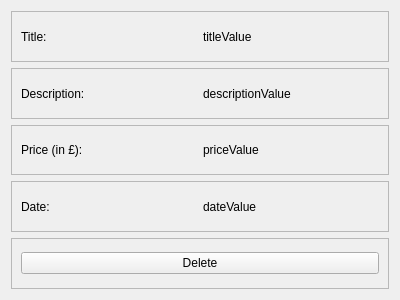
<?xml version="1.0" encoding="UTF-8"?>
<ui version="4.0">
 <class>FinanceSingleFrame</class>
 <widget class="QWidget" name="FinanceSingleFrame">
  <property name="geometry">
   <rect>
    <x>0</x>
    <y>0</y>
    <width>400</width>
    <height>300</height>
   </rect>
  </property>
  <property name="windowTitle">
   <string>Form</string>
  </property>
  <layout class="QVBoxLayout" name="verticalLayout">
   <item>
    <widget class="QFrame" name="FirstLine">
     <property name="frameShape">
      <enum>QFrame::StyledPanel</enum>
     </property>
     <property name="frameShadow">
      <enum>QFrame::Raised</enum>
     </property>
     <layout class="QHBoxLayout" name="horizontalLayout">
      <item>
       <widget class="QLabel" name="TitleLabel">
        <property name="text">
         <string>Title:</string>
        </property>
       </widget>
      </item>
      <item>
       <widget class="QLabel" name="TitleValue">
        <property name="text">
         <string>titleValue</string>
        </property>
       </widget>
      </item>
     </layout>
    </widget>
   </item>
   <item>
    <widget class="QFrame" name="SecondLine">
     <property name="frameShape">
      <enum>QFrame::StyledPanel</enum>
     </property>
     <property name="frameShadow">
      <enum>QFrame::Raised</enum>
     </property>
     <layout class="QHBoxLayout" name="horizontalLayout_4">
      <item>
       <widget class="QLabel" name="DescriptionLabel">
        <property name="text">
         <string>Description:</string>
        </property>
       </widget>
      </item>
      <item>
       <widget class="QLabel" name="DescriptionValue">
        <property name="text">
         <string>descriptionValue</string>
        </property>
       </widget>
      </item>
     </layout>
    </widget>
   </item>
   <item>
    <widget class="QFrame" name="ThirdLine">
     <property name="frameShape">
      <enum>QFrame::StyledPanel</enum>
     </property>
     <property name="frameShadow">
      <enum>QFrame::Raised</enum>
     </property>
     <layout class="QHBoxLayout" name="horizontalLayout_3">
      <item>
       <widget class="QLabel" name="PriceLabel">
        <property name="text">
         <string>Price (in £):</string>
        </property>
       </widget>
      </item>
      <item>
       <widget class="QLabel" name="PriceValue">
        <property name="text">
         <string>priceValue</string>
        </property>
       </widget>
      </item>
     </layout>
    </widget>
   </item>
   <item>
    <widget class="QFrame" name="FourthLine">
     <property name="frameShape">
      <enum>QFrame::StyledPanel</enum>
     </property>
     <property name="frameShadow">
      <enum>QFrame::Raised</enum>
     </property>
     <layout class="QHBoxLayout" name="horizontalLayout_2">
      <item>
       <widget class="QLabel" name="DateLabel">
        <property name="text">
         <string>Date:</string>
        </property>
       </widget>
      </item>
      <item>
       <widget class="QLabel" name="DateValue">
        <property name="text">
         <string>dateValue</string>
        </property>
       </widget>
      </item>
     </layout>
    </widget>
   </item>
   <item>
    <widget class="QFrame" name="ButtonLine">
     <property name="frameShape">
      <enum>QFrame::StyledPanel</enum>
     </property>
     <property name="frameShadow">
      <enum>QFrame::Raised</enum>
     </property>
     <layout class="QHBoxLayout" name="horizontalLayout_5">
      <item>
       <widget class="QPushButton" name="DeleteButton">
        <property name="text">
         <string>Delete</string>
        </property>
       </widget>
      </item>
     </layout>
    </widget>
   </item>
  </layout>
 </widget>
 <resources/>
 <connections>
  <connection>
   <sender>DeleteButton</sender>
   <signal>clicked()</signal>
   <receiver>FinanceSingleFrame</receiver>
   <slot>show()</slot>
   <hints>
    <hint type="sourcelabel">
     <x>199</x>
     <y>264</y>
    </hint>
    <hint type="destinationlabel">
     <x>199</x>
     <y>149</y>
    </hint>
   </hints>
  </connection>
 </connections>
</ui>
